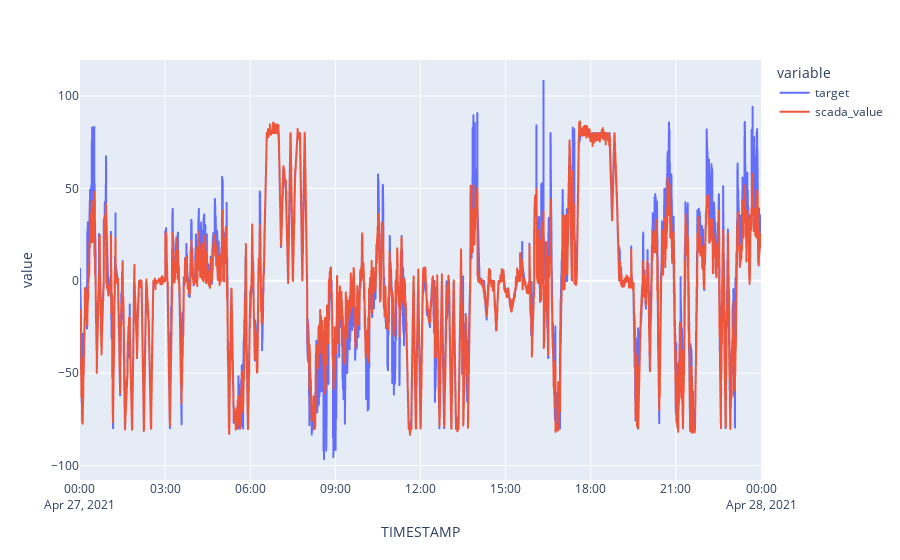

The cell this chart's notebook holds for it:
### Code cell
# Plot the results.
fig = px.line(scada, x='TIMESTAMP', y=['target', 'scada_value'])
fig.show()

### Figure 1 — Plotly figure (JSON) as saved in the notebook; plotly's stock layout.template omitted (floating-point values rounded to 4 significant figures; data arrays with more than 128 entries replaced by an {"elided": "..."} marker saying what was removed)
{"data": [{"hovertemplate": "variable=target<br>TIMESTAMP=%{x}<br>value=%{y}<extra></extra>", "legendgroup": "target", "line": {"color": "#636efa", "dash": "solid"}, "mode": "lines", "name": "target", "showlegend": true, "type": "scattergl", "x": {"elided": "21600 str values"}, "xaxis": "x", "y": {"elided": "21600 float values"}, "yaxis": "y"}, {"hovertemplate": "variable=scada_value<br>TIMESTAMP=%{x}<br>value=%{y}<extra></extra>", "legendgroup": "scada_value", "line": {"color": "#EF553B", "dash": "solid"}, "mode": "lines", "name": "scada_value", "showlegend": true, "type": "scattergl", "x": {"elided": "21600 str values"}, "xaxis": "x", "y": {"elided": "21600 float values"}, "yaxis": "y"}], "layout": {"legend": {"title": {"text": "variable"}, "tracegroupgap": 0}, "margin": {"t": 60}, "xaxis": {"anchor": "y", "domain": [0, 1], "title": {"text": "TIMESTAMP"}}, "yaxis": {"anchor": "x", "domain": [0, 1], "title": {"text": "value"}}}}
